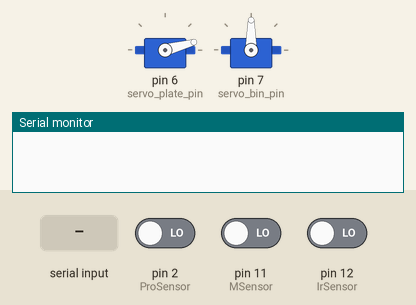
A sketch run on a simulated Arduino Uno, built with avr-gcc and run on an emulated ATmega328P. Parts: 2 × servo, the last lines printed to the serial monitor. The test bench sets the inputs (shaded band); at power-on: pin 2 (ProSensor) LOW, pin 11 (MSensor) LOW, pin 12 (IrSensor) LOW.

Above: at 1.2 s.
1.3 s: "1" received over Serial
At 6.8 s:
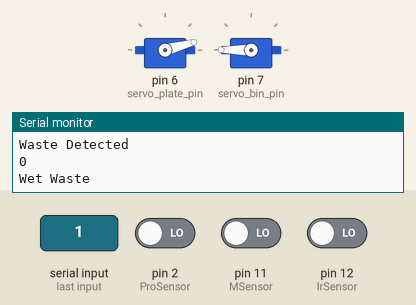
At 8.3 s:
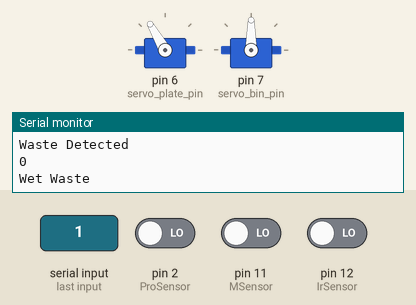
Timing chart, 0 to 13.1 s (numbered marks = the images above; inputs shaded):
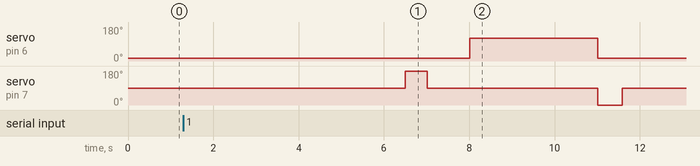

Measured:
- after the input at 1.3 s, servo on pin 6 (servo_plate_pin): 15° → 120° after 6.7 s, → 15° 3.0 s later; servo on pin 7 (servo_bin_pin): 90° → 180° after 5.2 s, → 90° 0.51 s later, → 0° 4.0 s later, → 90° 0.57 s later

The sketch:

EVS_Final_code.ino
```cpp
#include <Servo.h>          // include servo.h library

const int IrSensor = 12;
int DetectIr;

//Soil Moisture Sensor
const int MSensor = 11;
bool DetectMS;

//Inductive Proximity Sensor
const int ProSensor = 2;
bool DetectPro;

Servo servo_bin;
int servo_bin_pin = 7;    // PWM pin for servo control

Servo servo_plate;
int servo_plate_pin = 6;  // PWM pin for servo control


void setup() {
  pinMode(IrSensor, INPUT);
  pinMode(MSensor, INPUT);
  pinMode(ProSensor, INPUT);

  servo_plate.attach(servo_plate_pin);
  servo_bin.attach(servo_bin_pin);

  Serial.begin(9600);

  servo_plate.write(15);

}

void loop() {

  DetectIr = digitalRead(IrSensor);
  int DetectIr = Serial.read();
  if(DetectIr == '1')
  {
      Serial.println("Waste Detected");

      delay(5000);

      DetectMS = digitalRead(MSensor);
      DetectPro = digitalRead(ProSensor);
      Serial.println(DetectPro);
      if(DetectMS == LOW)
      {
          Serial.println("Wet Waste");

          servo_bin.write(180);
          delay(510);
          servo_bin.write(90);

          delay(1000);

          servo_plate.write(120);

          delay(3000);

          servo_plate.write(15);

          servo_bin.write(0);
          delay(570);
          servo_bin.write(90);
      }

      else{
        if (DetectPro == LOW)
        {
          Serial.println("Metal Waste");

          servo_bin.write(0);
          delay(570);
          servo_bin.write(90);

          delay(1000);

          servo_plate.write(120);

          delay(3000);

          servo_plate.write(15);

          servo_bin.write(180);
          delay(510);
           servo_bin.write(90);
         }
        else
         {
          Serial.println("Dry Waste");

          delay(1000);

          servo_plate.write(140);

          delay(3000);

          servo_plate.write(15);

        }
    }
  }
  delay(500);
}
```
